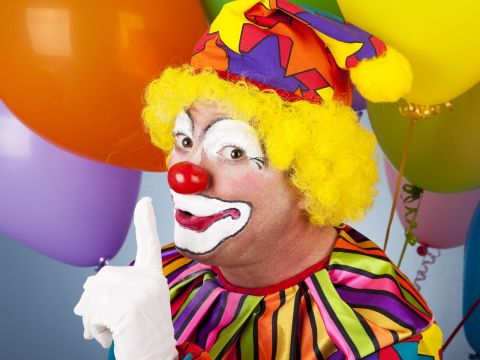
#> input picture data/man.png, 480 x 360 px
$ jupyter execute --allow-errors PCA_faces.ipynb   (shell and % lines are left out)
#> lines starting #> are read from the running program, lines starting #| are printed output that depends on the picture
[cell 1]
import numpy as np
import matplotlib.pyplot as plt
import seaborn as sns
from skimage import io

[cell 2]
face = io.imread('../data/man.png', as_gray=True)
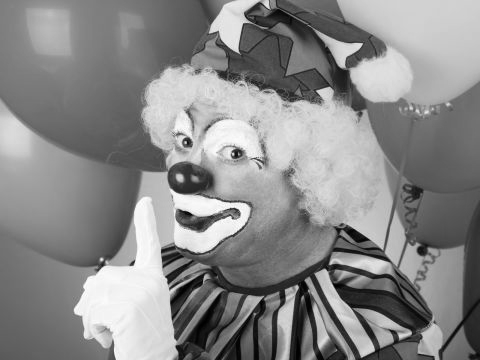
#> face: shape (360, 480) float64; min 0.00141, max 1, mean 0.54

[cell 3]
face.shape
#> Out = (360, 480)

[cell 4]
V, D, U = np.linalg.svd(face, full_matrices=False)
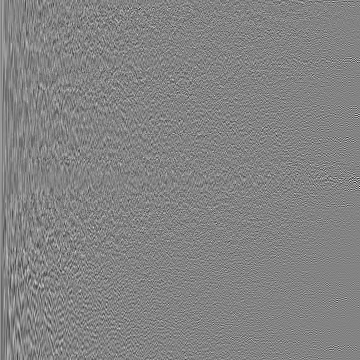
#> V: shape (360, 360) float64; min -0.375, max 0.352, mean 0.000143; drawn with min black and max white
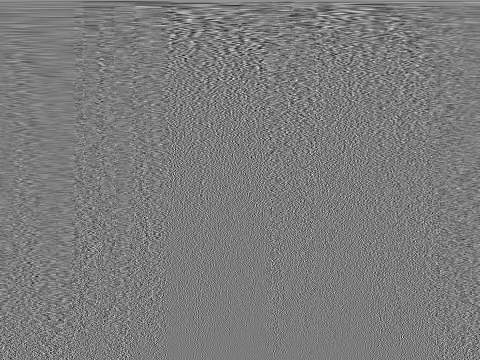
#> U: shape (360, 480) float64; min -0.259, max 0.274, mean 0.000139; drawn with min black and max white
#> D = 360 values, max 226.6 at index 0, min 0.00808 at index 359, mean 2.22

[cell 5]
V.shape, D.shape, U.shape
#> Out = ((360, 360), (360,), (360, 480))

[cell 6]
V @ np.diag(D) @ U

[cell 7]
plt.imshow(face, cmap=plt.cm.gray)

[cell 8]
k = 40

[cell 9]
plt.imshow(V[:,:k] @ np.diag(D[:k]) @ U[:k, :], cmap=plt.cm.gray)
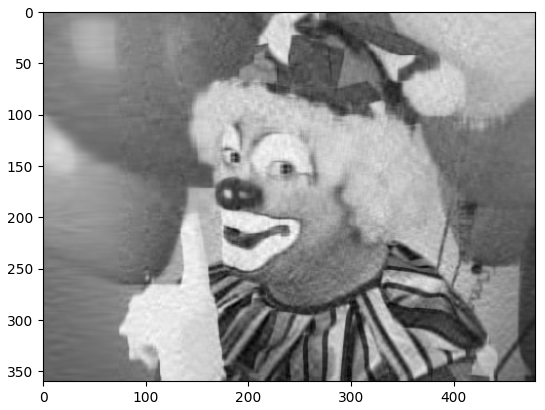
#> figure drawn by matplotlib, 1 panel
